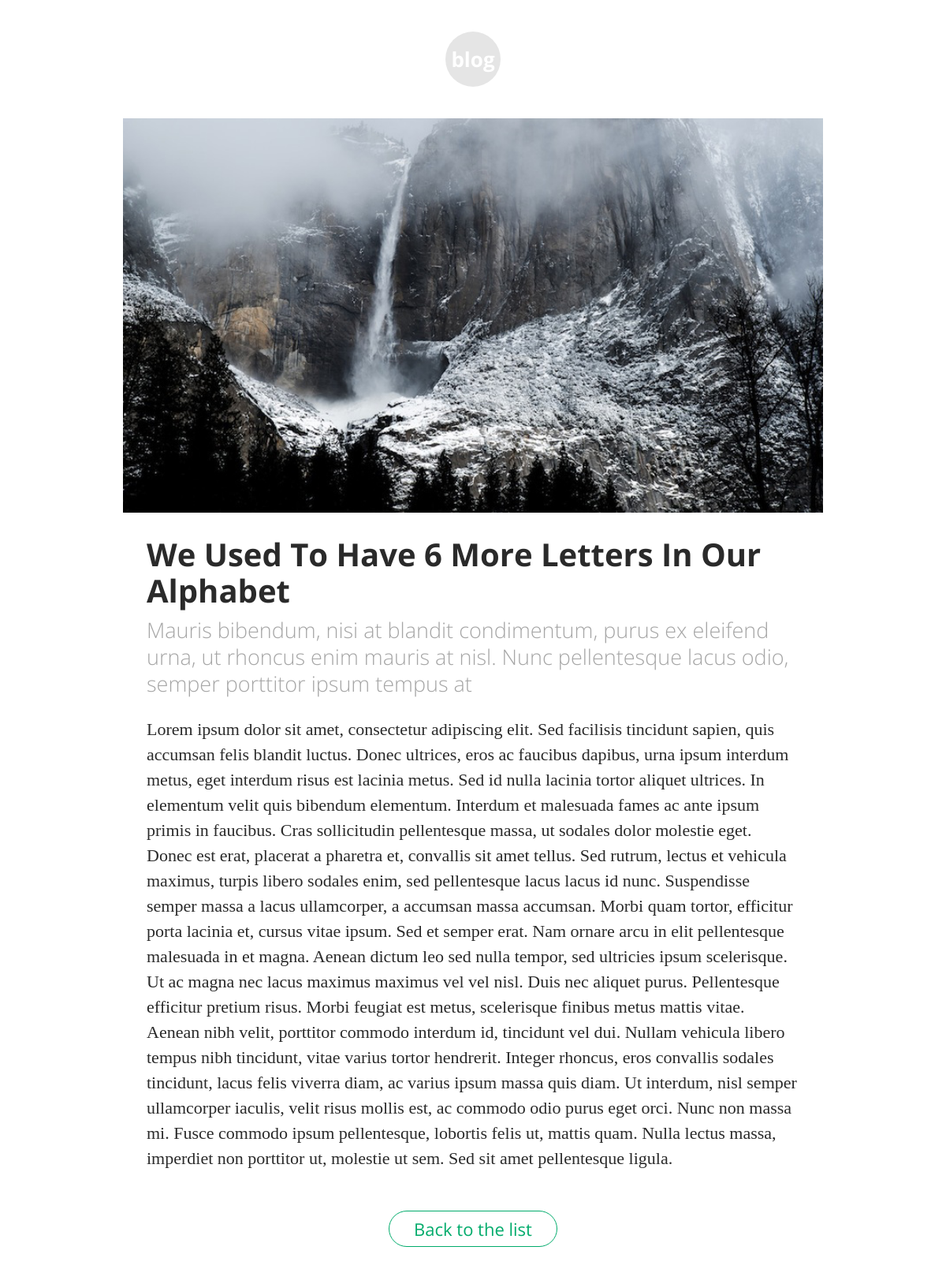
/post_details.php?id=4, run on the app's committed database.
### tables this page shows
CREATE TABLE `posts` (
  `id` int(11) NOT NULL,
  `title` text NOT NULL,
  `subtitle` text NOT NULL,
  `content` text NOT NULL,
  `img` text NOT NULL,
  `date` text NOT NULL
);

### post_details.php (the view, shortened to what this page needs)
<?php
    include "connection.php";
    $query = "SELECT * FROM `posts` WHERE id = ".$_GET["id"];
    $data = mysqli_fetch_array(mysqli_query($link, $query));
    $post =
        "<div class='post-img' style='background-image: url(".$data["img"].");'></div>
        <div class='post-details'>
            <h2>".$data["title"]."</h2>
            <h3>".$data["subtitle"]."</h3>
            <p>".$data["content"]."</p>
        </div>";
?>
<!DOCTYPE html>
<html>
    <head>
        <link rel="stylesheet" href="css/styles.css">
    </head>
    <body>
        <div id="post-container">
            <div class="logo">
                <p>blog</p>
            </div>
            <form method="post">
                <?php echo $post; ?>
                <input type="submit" name="submit" value="Back to the list">
            </form>
        </div>
    </body>
</html>

### css/styles.css (style rules this page uses)
* { margin: 0; padding: 0; font-family: "open sans"; color: #2A2A2A; }
.logo { background-color: #E5E5E5; border-radius: 50%; width: 70px; height: 70px; margin: 0 auto; margin-bottom: 40px; -webkit-animation: pulsate 2s ; -webkit-animation-iteration-count: infinite; }
.logo p { text-align: center; line-height: 70px; vertical-align: middle; color: white; font-size: 26px; font-weight: bold; }
#post-container { width: 74%; margin: 0 auto; margin-top: 40px; }
.post-img { width: 100%; height: 500px; }
.post-details { padding: 30px; }
h2 { font-size: 40px; line-height: 46px; }
h3 { font-size: 27px; line-height: 34px; color: #A6A6A6; margin-top: 10px; margin-bottom: 25px; font-weight: 100; }
.post-details p { font-size: 22px; line-height: 32px; font-family: "Times New Roman", Times, serif; }
#post-container form input { font-size: 22px; display: table; margin: 0 auto; width: 24%; border-radius: 40px 40px 40px 40px; background-color: white; height: 46px; outline: none; color: #00ab6b; border: 1px #00ab6b solid; margin-bottom: 80px; margin-top: 20px; }
#display-image, .homepage-img, .post-img { background-repeat: no-repeat; background-size: 100%; background-position: center; }

### data on the page
posts: img (picture), title "We Used To Have 6 More Letters In Our Alphabet", subtitle "Mauris bibendum, nisi at blandit condimentum, purus ex eleifend urna, ut rhoncus enim mauris at nisl. Nunc pellentesque lacus odio, semper porttitor ipsum tempus at", content "Lorem ipsum dolor sit amet, consectetur adipiscing elit. Sed facilisis tincidunt sapien, quis accumsan felis blandit luctus. Donec ultrices, eros ac faucibus dapibus, urna ipsum interdum metus, eget interdum risus est lacinia metus. Sed id nulla lacinia tortor aliquet ultrices. In elementum velit quis bibendum elementum. Interdum et malesuada fames ac ante ipsum primis in faucibus. Cras sollicitudin pellentesque massa, ut sodales dolor molestie eget. Donec est erat, placerat a pharetra et, convallis sit amet tellus. Sed rutrum, lectus et vehicula maximus, turpis libero sodales enim, sed pellentesque lacus lacus id nunc. Suspendisse semper massa a lacus ullamcorper, a accumsan massa…"
